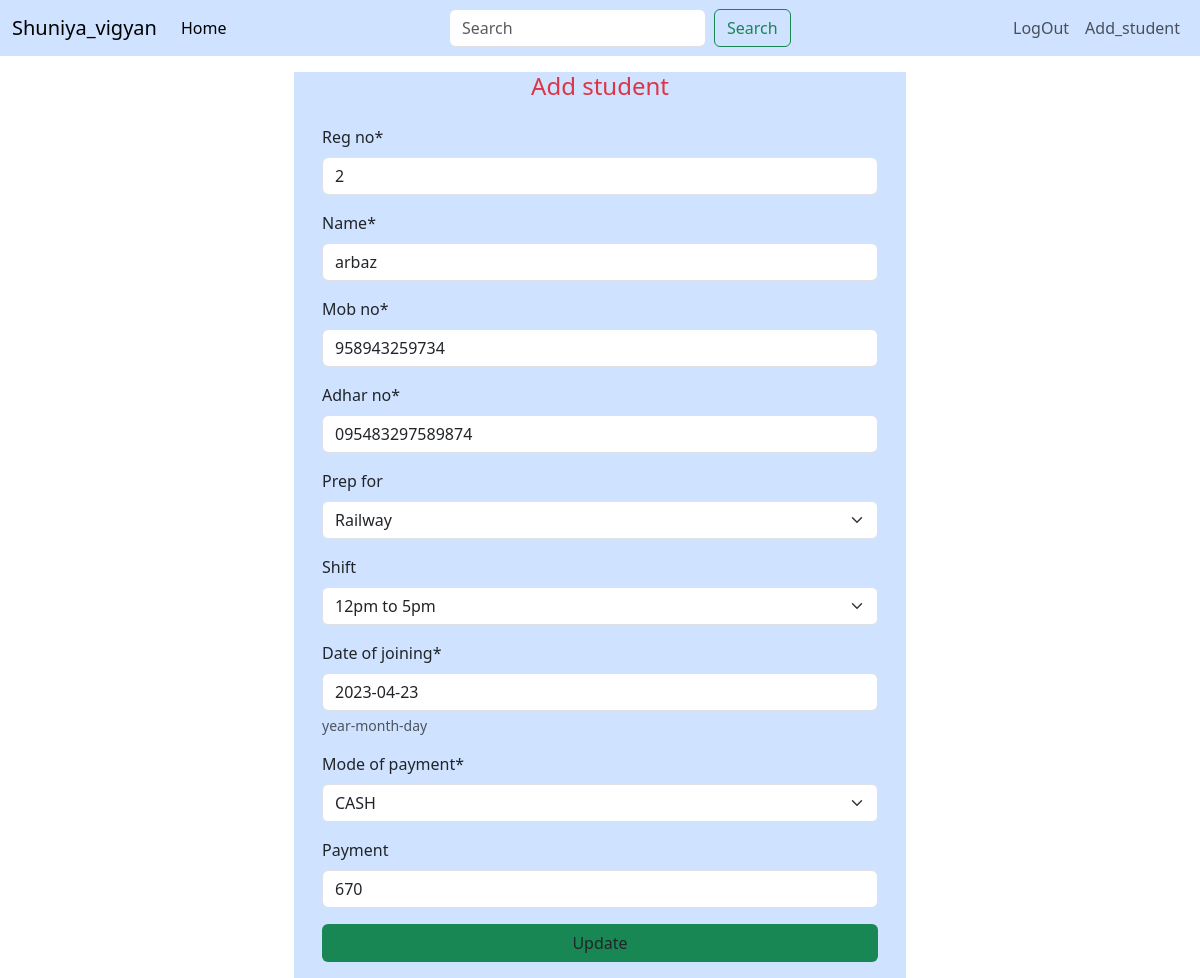
Screenshot of /update/2/ (signed in) with the database file from the repository.
### mainapp/models.py (models this page shows, shortened)
class Student(models.Model):
    reg_no=models.CharField(max_length=10)
    name=models.CharField(max_length=100)
    mob_no=models.CharField(max_length=15)
    adhar_no=models.CharField(max_length=20)
    prep_for=models.ForeignKey(Category,on_delete=models.CASCADE,null=True,blank=True)
    shift=models.ForeignKey(Shift,on_delete=models.CASCADE,null=True,blank=True)
    date_of_joining=models.DateField(help_text='year-month-day')
    mode_of_payment=models.CharField(max_length=40,choices=(('UPI','UPI'),('CASH','CASH')))
    payment=models.IntegerField(blank=True,null=True)

### mainapp/views.py (the view)
# urls.py: path('update/<int:id>/',update,name='update'),
@login_required
def update(r,id):
    student=Student.objects.get(id=id)
    form=StudentForm(r.POST or None,instance=student)
    if(r.method=="POST"):
        if(form.is_valid()):
            form.save()
            return redirect(home)
    return render(r,'update.html',{'form':form})

### mainapp/forms.py
class StudentForm(forms.ModelForm):
    class Meta:
        model=Student
        fields='__all__'

### mainapp/models.py (called while the page is built)
    def __str__(self):
        return self.course

    def __str__(self):
        return self.shift_title

### mainapp/templates/update.html (shortened to what this page needs)
{%extends 'base.html'%}
{%load crispy_forms_tags%}
{%block body%}
<div class="row mt-3">
    <div class="col-lg-6 mx-auto bg-primary-subtle ">
        <h4 class="w-100, text-center text-danger">Add student</h4>
        <form action="" method="post" class="form bg-primary-subtle p-3">
            {{form|crispy}}
            <button type="submit" class="btn w-100 bg-success">Update</button>
        </form>
    </div>
</div>
{%endblock%}

### rows the page displays
Student: reg_no "2", name "arbaz", mob_no "958943259734", adhar_no "095483297589874", prep_for "Railway", shift "12pm to 5pm", date_of_joining "2023-04-23", mode_of_payment "CASH", payment "670"
